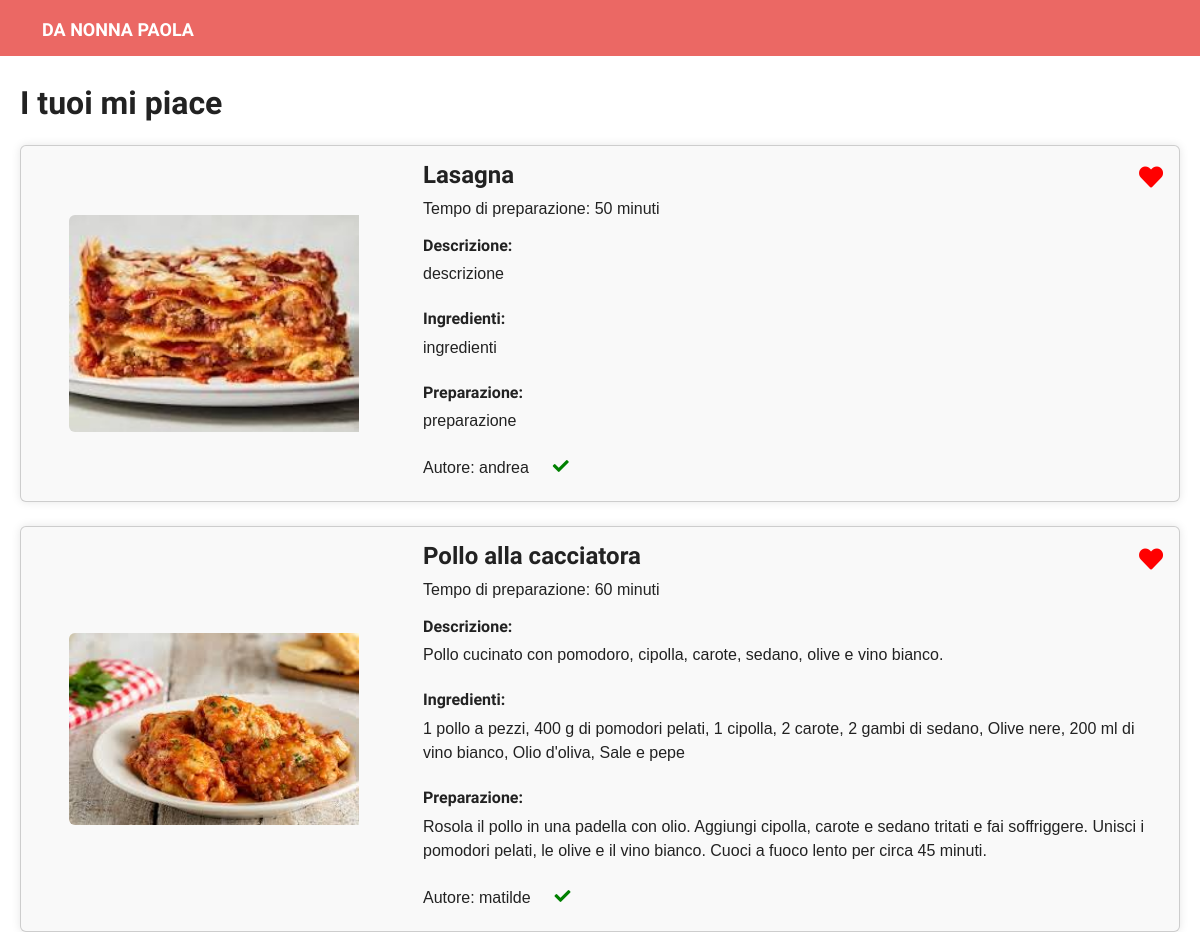
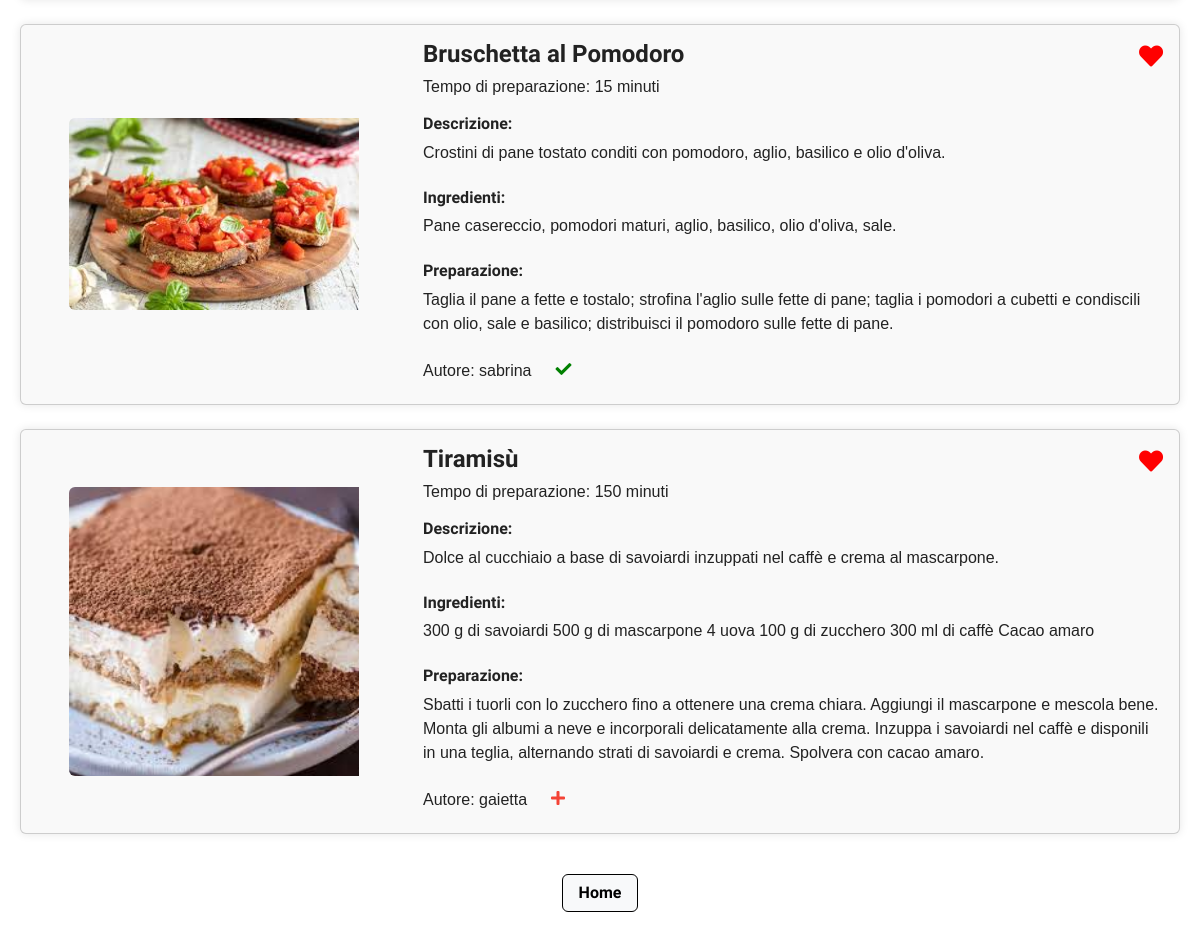
The page /my-likes/ (signed in) on the database its author committed (2 pictures, top to bottom).
### pages/models.py (models this page shows, shortened)
class Recipe(models.Model):
    CATEGORY_CHOICES = [
        ('ANTIPASTI', 'Antipasti'),
        ('PRIMI', 'Primi'),
        ('SECONDI', 'Secondi'),
        ('DOLCI', 'Dolci')
    ]
    user = models.ForeignKey(settings.AUTH_USER_MODEL, related_name='recipes_created', on_delete=models.CASCADE)
    title = models.CharField(max_length=200)
    slug = models.SlugField(max_length=200, blank=True)
    image = models.ImageField(upload_to='recipes/%Y/%m/%d')
    description = models.TextField("Description")
    ingredients = models.TextField("Ingredients")
    preparation = models.TextField("Preparation")
    preparation_time = models.IntegerField("Preparation Time (minutes)", default=0)
    created = models.DateField(auto_now_add=True, db_index=True)
    likes = models.ManyToManyField(settings.AUTH_USER_MODEL, related_name='liked_recipes', blank=True)
    category = models.CharField(max_length=10, choices=CATEGORY_CHOICES, default='PRIMI')
    objects = models.Manager()

class CustomUser(AbstractUser):
    bio = models.TextField(blank=True, null=True)
    profile_picture = models.ImageField(upload_to='profile_pictures/', blank=True, null=True)
    friends = models.ManyToManyField('self', symmetrical=False, related_name='followers', blank=True)

### pages/views.py (the view)
# urls.py: path('my-likes/', views.LikedRecipes.as_view(), name='my-likes'),
class LikedRecipes(ListView):
    template_name = 'pages/my-likes.html'
    model = Recipe
    context_object_name = 'liked_recipes'
    def get_queryset(self):
        return Recipe.objects.filter(likes=self.request.user)

### pages/templates/pages/my-likes.html (shortened to what this page needs)
<!DOCTYPE html>
<html lang="en">
<head>
    <link rel="stylesheet" href="https://bootswatch.com/5/journal/bootstrap.min.css">
    <link rel="stylesheet" href="https://cdnjs.cloudflare.com/ajax/libs/font-awesome/5.15.4/css/all.min.css">
</head>
<body>
<header>
    <nav class="navbar navbar-expand-lg navbar-dark bg-primary">
        <div class="container">
            <a class="navbar-brand" href="/">DA NONNA PAOLA</a>
        </div>
    </nav>
</header>
<main>
    <div class="recipes-section" style="margin-bottom:20px; margin-top: 30px;">
        <div class="row mb-4 align-items-center justify-content-between">
        <div class="col">
            <h2 class="mb-0">I tuoi mi piace</h2>
        </div>
    </div>
        {% if liked_recipes %}
            <div class="row row-cols-1 g-4">
                {% for recipe in liked_recipes %}
                    <div class="col">
                        <div class="card">
                            <div class="row g-0">
                                <div class="col-md-4" >
                                    <div class="profile-picture-container d-flex justify-content-center align-items-center">
                                        <img src="{{ recipe.image.url }}" class="img-fluid rounded-start recipe-image" alt="{{ recipe.title }}">
                                    </div>
                                </div>
                                <div class="col-md-8">
                                    <div class="card-body">
                                        <div class="d-flex justify-content-between">
                                        <h4 class="card-title">{{ recipe.title }}</h4>
                                        <button class="like-button" data-recipe-id="{{ recipe.id }}">
                                            {% if user in recipe.likes.all %}
                                                <i class="fas fa-heart liked"></i>
                                            {% else %}
                                                <i class="far fa-heart"></i>
                                            {% endif %}
                                        </button>
                                    </div>
                                        <p class="card-text">Tempo di preparazione: {{ recipe.preparation_time }} minuti</p>
                                        <h6>Descrizione:</h6>
                                        <p>{{ recipe.description }}</p>
                                        <h6 class="mt-4">Ingredienti:</h6>
                                        <p>{{ recipe.ingredients }}</p>
                                        <h6 class="mt-4">Preparazione:</h6>
                                        <p>{{ recipe.preparation }}</p>
                                        <div class="author-name">
                                        <div class="author-name d-flex align-items-center">
                                    <div style="transform: translateY(+5%); position: relative;">
                                        Autore: {{ recipe.user }}
                                    </div>
                                         <button class="follow-button btn btn-outline-primary ms-2" data-user-id="{{ recipe.user.id }}" data-author-id="{{ recipe.user.id }}">
                                            {% if request.user in recipe.user.followers.all %}
                                                <i class="fas fa-check"></i>
                                            {% else %}
                                                <i class="fas fa-plus" style="color: #f44336;"></i>
                                            {% endif %}
                                        </button>
                                    </div>
                                    </div>
                                    </div>
                                </div>
                            </div>
                        </div>
                    </div>
                {% endfor %}
            </div>
        {% else %}
            <p class="mt-4">Non hai ancora creato nessuna ricetta.</p>
        {% endif %}
    </div>
</main>
<footer style="text-align: center; padding: 20px;">
    <a type="button" class="btn btn-light" href="/">Home</a>
</footer>
</body>
</html>

### pages/templates/pages/my-likes.html (style rules this page uses)
* { margin: 0; padding: 0; box-sizing: border-box; }
html, body { height: 100%; font-family: Arial, sans-serif; }
body { display: flex; flex-direction: column; justify-content: space-between; }
header { width: 100%; }
main { flex: 1; justify-content: center; align-items: center; width: 100%; max-width: 1200px; margin: 0 auto; padding: 0 20px; }
.btn-light { border: 1px solid black; }
.card { background-color: #f9f9f9; box-shadow: 0 0 10px rgba(0, 0, 0, 0.1); }
.profile-picture-container { height: 100%; display: flex; justify-content: center; margin-top: 0px; }
.recipe-image { width: 75%; height: auto; }
.like-button { background: none; border: none; outline: none; cursor: pointer; }
.like-button .fas.fa-heart { color: red; }
.like-button .fas.fa-heart, .like-button .far.fa-heart { font-size: 24px; width: 24px; height: 24px; display: inline-block; }
.follow-button { background: none; border: none; cursor: pointer; }
.follow-button .fa-check { color: green; }

### rows shown on the page
Recipe: image (picture), title "Lasagna", preparation_time "50", description "descrizione", ingredients "ingredienti", preparation "preparazione", user "andrea"
Recipe: image (picture), title "Pollo alla cacciatora", preparation_time "60", description "Pollo cucinato con pomodoro, cipolla, carote, sedano, olive e vino bianco.", ingredients "1 pollo a pezzi, 400 g di pomodori pelati, 1 cipolla, 2 carote, 2 gambi di sedano, Olive nere, 200 ml di vino bianco, Olio d'oliva, Sale e pepe", preparation "Rosola il pollo in una padella con olio. Aggiungi cipolla, carote e sedano tritati e fai soffriggere. Unisci i pomodori pelati, le olive e il vino bianco. Cuoci a fuoco lento per circa 45 minuti.", user "matilde"
Recipe: image (picture), title "Bruschetta al Pomodoro", preparation_time "15", description "Crostini di pane tostato conditi con pomodoro, aglio, basilico e olio d'oliva.", ingredients "Pane casereccio, pomodori maturi, aglio, basilico, olio d'oliva, sale.", preparation "Taglia il pane a fette e tostalo; strofina l'aglio sulle fette di pane; taglia i pomodori a cubetti e condiscili con olio, sale e basilico; distribuisci il pomodoro sulle fette di pane.", user "sabrina"
Recipe: image (picture), title "Tiramisù", preparation_time "150", description "Dolce al cucchiaio a base di savoiardi inzuppati nel caffè e crema al mascarpone.", ingredients "300 g di savoiardi 500 g di mascarpone 4 uova 100 g di zucchero 300 ml di caffè Cacao amaro", preparation "Sbatti i tuorli con lo zucchero fino a ottenere una crema chiara. Aggiungi il mascarpone e mescola bene. Monta gli albumi a neve e incorporali delicatamente alla crema. Inzuppa i savoiardi nel caffè e disponili in una teglia, alternando strati di savoiardi e crema. Spolvera con cacao amaro.", user "gaietta"
